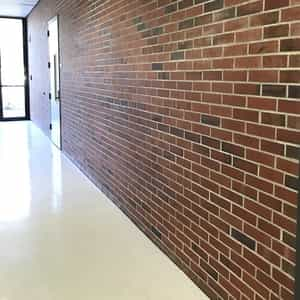
#> input picture Hw1/cse.jpg, 300 x 300 px
$ python Problem3.py
#> lines starting #> are read from the running program, lines starting #| are printed output that depends on the picture
import numpy as np
from sympy import Matrix
import matplotlib
matplotlib.use('TkAgg')
import matplotlib.pyplot as plt
import cv2
 #window management

def Problem3():
    print('hello')
    image = cv2.imread('cse.jpg', 0)
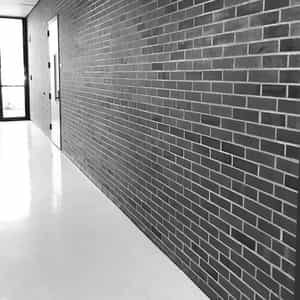
#> image: shape (300, 300); min 0, max 255, mean 139.6
    rows,cols = image.shape
#> rows = 300; cols = 300

    br = [282, 183]
    tr = [282, 172]
    bl = [259, 175]
    tl = [259, 165]

    original = []
    original.append(br)
    original.append(tr)
    original.append(bl)
    original.append(tl)
    print("original - " , original)

    sqr_br = [282, 199]
    sqr_tr = [282, 185]
    sqr_bl = [259, 199]
    sqr_tl = [259, 185]

    mapping = []
    mapping.append(sqr_br)
    mapping.append(sqr_tr)
    mapping.append(sqr_bl)
    mapping.append(sqr_tl)

    homo, status = cv2.findHomography(np.asarray(original), np.asarray(mapping))
    dst = cv2.warpPerspective(image, homo,(rows,cols), cv2.WARP_INVERSE_MAP)
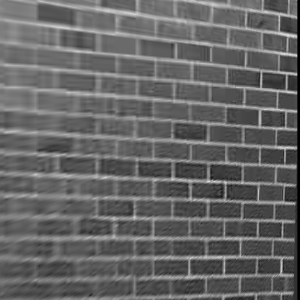
#> dst: shape (300, 300); min 0, max 225, mean 101

    print("true homo - ", homo)
    A = []
    for i in range(4):
        x,y = original[i][0], original[i][1]
        u,v = mapping[i][0], mapping[i][1]
        A.append( [x, y, 1, 0, 0, 0, -u*x, -u*y, -u] )
        A.append( [0, 0, 0, x, y, 1, -v*x, -v*y, -v] )

    print("A - ", A)
    B = Matrix(A)
    h = B.nullspace()
    h = h[0].evalf()
    h3 = []
    for i in range(3):
        h3.append([h[3*i], h[3*i+1], h[3*i+2]])
    print("my homo " , h3)
    hi = Matrix(h3).inv()
    morphed_image = np.zeros((rows,cols))
    for i in range(rows):
        for j in range(cols):
            coord = Matrix([[i], [j], [1]])
            genius = hi*coord
            if genius[2] != 0:
                x = int(genius[0]/genius[2])
                y = int(genius[1]/genius[2])
                try:
                    morphed_image[j][i] = image[y][x]
                except:
                    x=5
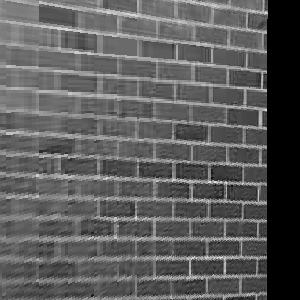
#> morphed_image: shape (300, 300) float64; min 0, max 228, mean 92.1

    plt.subplot(131),plt.imshow(image),plt.title('Input')
    plt.subplot(132),plt.imshow(dst),plt.title('OpenCV')
    plt.subplot(133),plt.imshow(morphed_image),plt.title('MyAlgorithm')
    plt.show()

if __name__ == '__main__':
#> (the run stopped early here; a loop or call above may not have finished)
